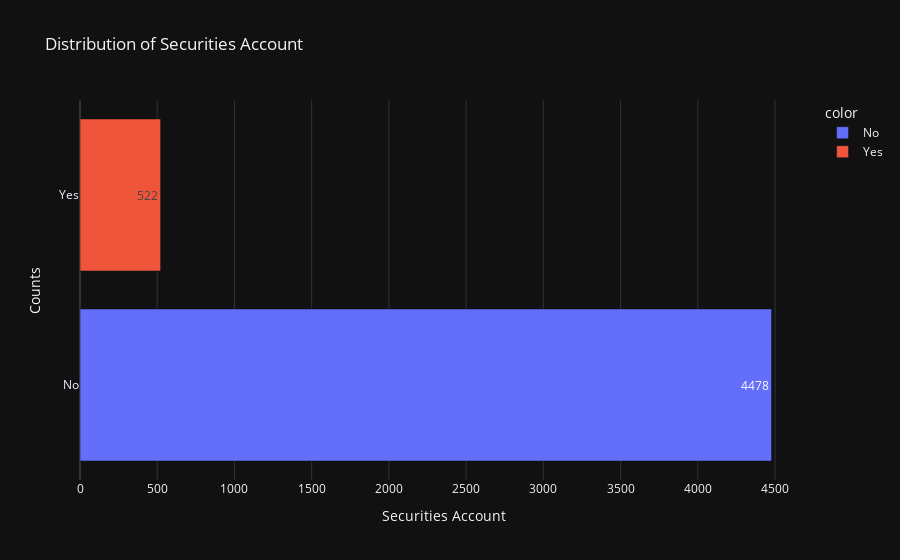

Write notebook code for a chart like this one.
### Code cell
loan = pd.cut(data['Securities Account'], bins=2)
counts = loan.value_counts().sort_index()
legend_names = ['No', 'Yes']
fig = px.bar(x=counts.values, y=legend_names, title='Distribution of Securities Account', color=legend_names, text_auto=True, orientation='h')
fig.update_layout(xaxis_title='Securities Account', yaxis_title='Counts')
fig.show()

### Figure 1 — Plotly figure (JSON) as saved in the notebook; plotly's stock layout.template omitted (floating-point values rounded to 4 significant figures)
{"data": [{"alignmentgroup": "True", "hovertemplate": "color=No<br>x=%{x}<br>y=%{y}<extra></extra>", "legendgroup": "No", "marker": {"color": "#636efa", "pattern": {"shape": ""}}, "name": "No", "offsetgroup": "No", "orientation": "h", "showlegend": true, "textposition": "auto", "texttemplate": "%{x}", "x": [4478], "xaxis": "x", "y": ["No"], "yaxis": "y", "type": "bar"}, {"alignmentgroup": "True", "hovertemplate": "color=Yes<br>x=%{x}<br>y=%{y}<extra></extra>", "legendgroup": "Yes", "marker": {"color": "#EF553B", "pattern": {"shape": ""}}, "name": "Yes", "offsetgroup": "Yes", "orientation": "h", "showlegend": true, "textposition": "auto", "texttemplate": "%{x}", "x": [522], "xaxis": "x", "y": ["Yes"], "yaxis": "y", "type": "bar"}], "layout": {"xaxis": {"anchor": "y", "domain": [0.0, 1.0], "title": {"text": "Securities Account"}}, "yaxis": {"anchor": "x", "domain": [0.0, 1.0], "title": {"text": "Counts"}}, "legend": {"title": {"text": "color"}, "tracegroupgap": 0}, "title": {"text": "Distribution of Securities Account"}, "barmode": "relative"}}
